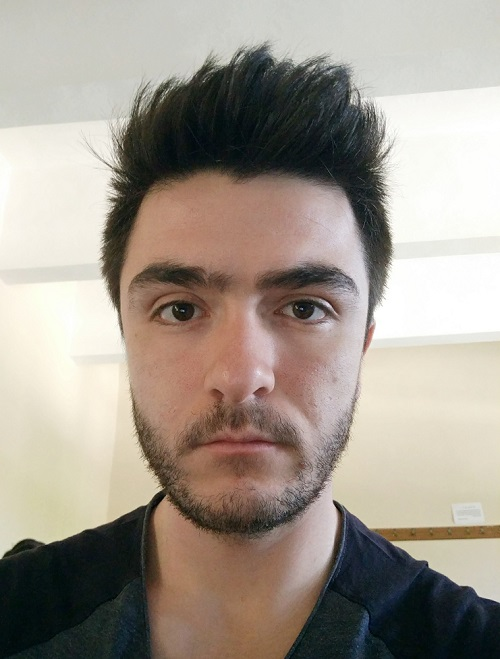
#> input picture dataset/User.1.10.jpg, 500 x 659 px; its folder holds 4 pictures in this run
$ python training.py
#> lines starting #> are read from the running program, lines starting #| are printed output that depends on the picture

# Import OpenCV2 for image processing
# Import os for file path
import cv2, os

# Import numpy for matrix calculation
import numpy as np

# Import Python Image Library (PIL)
from PIL import Image

# Create Local Binary Patterns Histograms for face recognization
recognizer = cv2.cv2.face.LBPHFaceRecognizer_create()

# Using prebuilt frontal face training model, for face detection
detector = cv2.CascadeClassifier("haarcascade_frontalface_default.xml");

# Create method to get the images and label data
def getImagesAndLabels(path):

    # Get all file path
#> called with path = 'dataset'
    imagePaths = [os.path.join(path,f) for f in os.listdir(path)]

    # Initialize empty face sample
    faceSamples=[]

    # Initialize empty id
    ids = []

    # Loop all the file path
    for imagePath in imagePaths:

        # Get the image and convert it to grayscale
        PIL_img = Image.open(imagePath).convert('L')
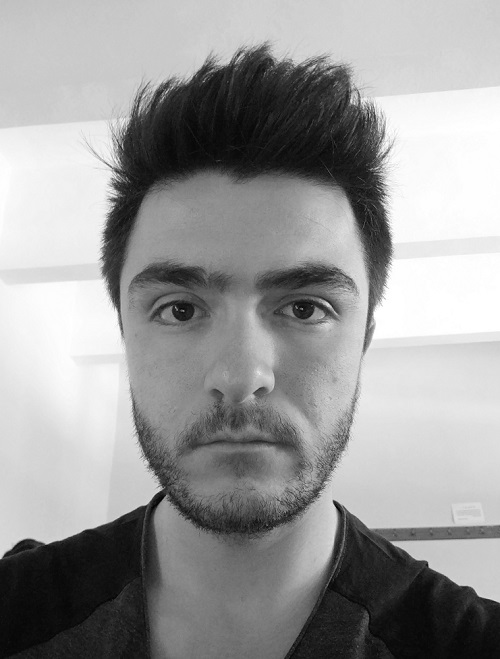
#> PIL_img: PIL image 500x659 L; min 1, max 255, mean 153.4

        # PIL image to numpy array
        img_numpy = np.array(PIL_img,'uint8')

        # Get the image id
        id = int(os.path.split(imagePath)[-1].split(".")[1])

        # Get the face from the training images
        faces = detector.detectMultiScale(img_numpy)
#> faces = [[66, 167, 353, 353]]

        # Loop for each face, append to their respective ID
        for (x,y,w,h) in faces:

            # Add the image to face samples
            faceSamples.append(img_numpy[y:y+h,x:x+w])

            # Add the ID to IDs
            ids.append(id)
#> this loop made 1 pass
#> after the loop, faceSamples = 1 item; ids = [1]
#> pass 2 of the loop in getImagesAndLabels, `for imagePath in imagePaths:`:
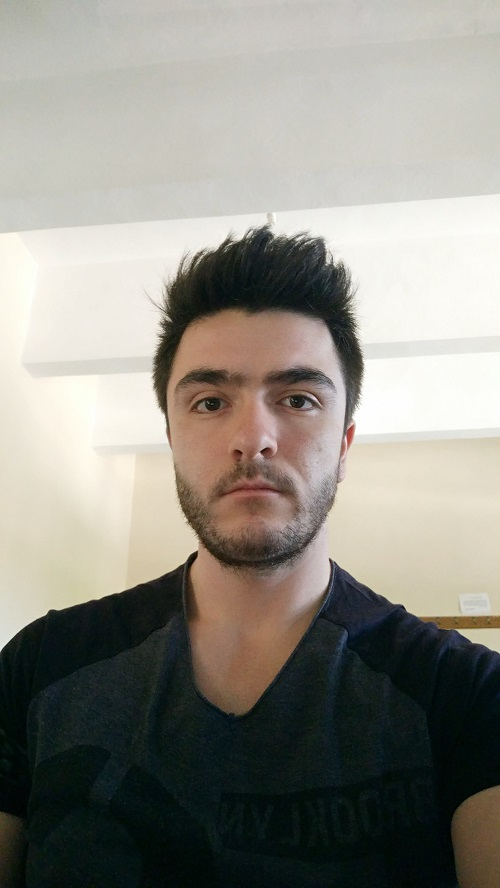
#> input picture dataset/User.1.11.jpg, 500 x 888 px
#> in getImagesAndLabels, `PIL_img = Image.open(imagePath).convert('L')`:
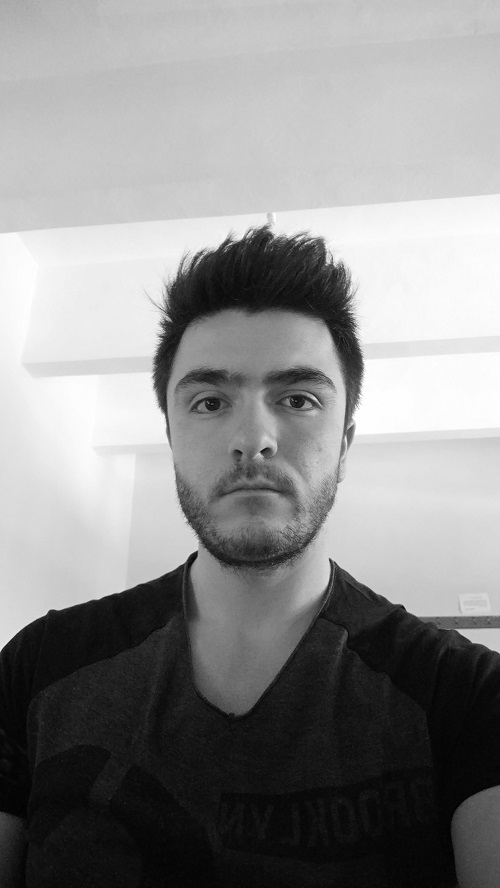
#> PIL_img: PIL image 500x888 L; min 0, max 255, mean 140.6
#> faces = [[129, 301, 248, 248]]
#> the loop in getImagesAndLabels, `for (x,y,w,h) in faces:` made 1 pass
#> after the loop in getImagesAndLabels, `for (x,y,w,h) in faces:`: faceSamples = 2 items; ids = [1, 1]
#> pass 3 of the loop in getImagesAndLabels, `for imagePath in imagePaths:`:
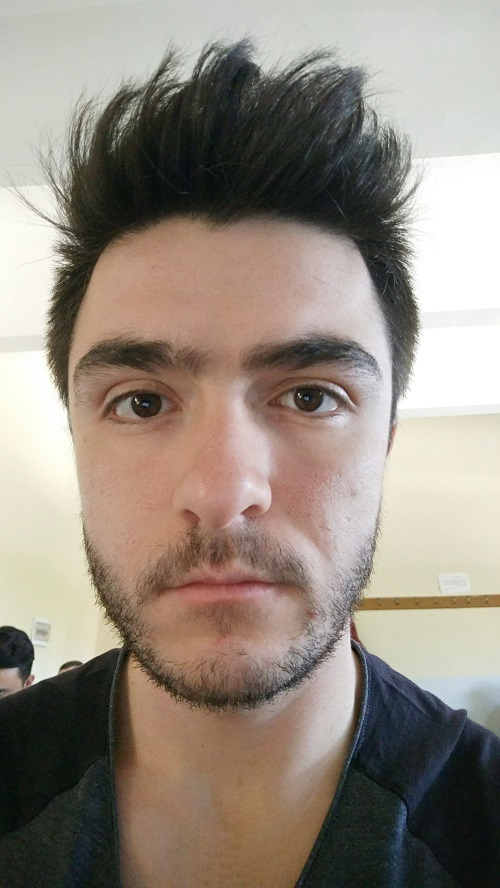
#> input picture dataset/User.1.12.jpg, 500 x 888 px
#> in getImagesAndLabels, `PIL_img = Image.open(imagePath).convert('L')`:
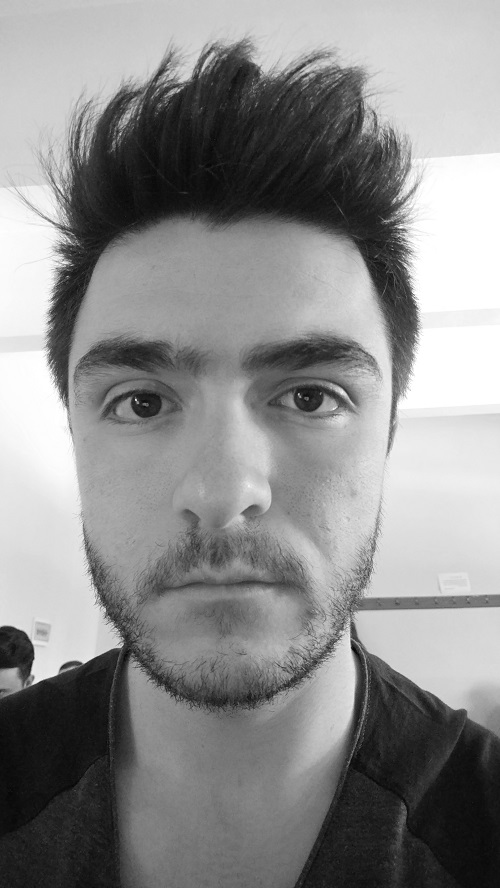
#> PIL_img: PIL image 500x888 L; min 3, max 255, mean 139.9
#> faces = [[26, 234, 417, 417]]
#> the loop in getImagesAndLabels, `for (x,y,w,h) in faces:` made 1 pass
#> after the loop in getImagesAndLabels, `for (x,y,w,h) in faces:`: faceSamples = 3 items; ids = [1, 1, 1]
#> the loop made 4 passes; the first 3 are shown

    # Pass the face array and IDs array
    return faceSamples,ids

# Get the faces and IDs
faces,ids = getImagesAndLabels('dataset')

# Train the model using the faces and IDs
recognizer.train(faces, np.array(ids))

# Save the model into trainer.yml
#> (the run stopped early here; a loop or call above may not have finished)
